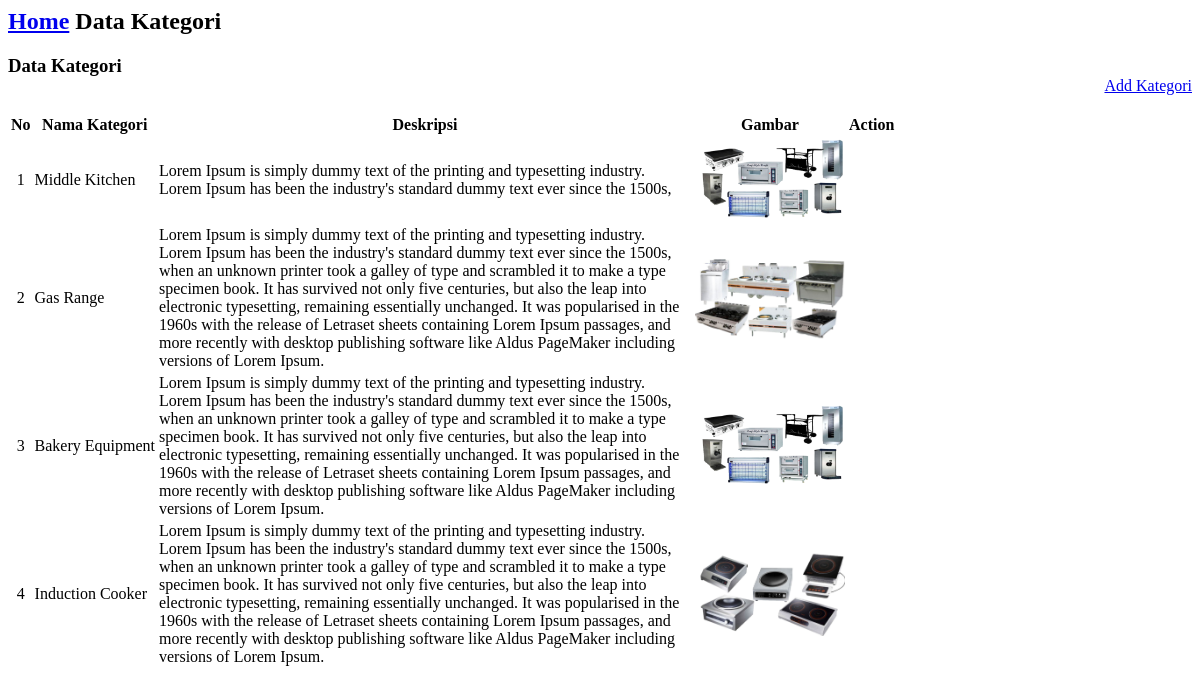
Page /adminpage/data-kategori.php on the committed database.
### tables this page shows
CREATE TABLE `tb_kategori` (
  `id_kategori` tinyint(11) NOT NULL,
  `nama_kategori` varchar(100) DEFAULT NULL,
  `desk_kategori` text,
  `gambar` varchar(100) DEFAULT NULL
);

### adminpage/data-kategori.php (the view, shortened to what this page needs)
<div id="page-wrapper" class="gray-bg dashbard-1">
      <div class="content-main">
	    <div class="banner">
			<h2>
			<a href="admin.php">Home</a>
			<span>Data Kategori</span>
			</h2>
	    </div>
			<link rel="stylesheet" href="css/graph.css">
<div class="content-top">
	<div class="col-md-12 ">
		<div class="grid-form">
			<div class="grid-form1">
			 	<h3 id="forms-example" class="" style="margin-bottom: 0px;">Data Kategori</h3>
				<a href="admin.php?page=add-kategori" class="btn btn-info" style="float: right;">Add Kategori</a><br class="clear" /><br class="clear" />
					 <table class="table table-bordered">
						<thead>
							<tr>
								<th>No</th>
								<th>Nama Kategori</th>
								<th style="width: 532px;">Deskripsi</th>
								<th>Gambar</th>
								<th>Action</th>
							</tr>
						</thead>
						<tbody>
							<?php
								$query = mysql_query("select * from tb_kategori");
								$i = 1;
								while($baris = mysql_fetch_array($query)){
									echo "<tr>
											<td align='center'>$i</td>
											<td>$baris[nama_kategori]</td>
											<td>$baris[desk_kategori]</td>
											<td><img src='$baris[gambar]' width=150></td>
											<td>
												<a href='admin.php?page=edit-kategori&id=$baris[id_kategori]'><i class='fa fa-pencil fa-lg'></i></a>
												<a href='proses-delete-kategori.php?id=$baris[id_kategori]' onclick='return delete(\"Apa anda yakin untuk menghapus".$baris["nama_kategori"]."?\")'><i class='fa fa-trash fa-lg'></i></a>
											</td>
											</tr>";
								$i++;
								}
									?>
						</tbody>
					</table>
			</div>
		</div>
	</div>
</div>

### rows in the picture
tb_kategori: nama_kategori "Middle Kitchen", desk_kategori "Lorem Ipsum is simply dummy text of the printing and typesetting industry. Lorem Ipsum has been the industry's standard dummy text ever since the 1500s,", gambar (picture)
tb_kategori: nama_kategori "Gas Range", desk_kategori "Lorem Ipsum is simply dummy text of the printing and typesetting industry. Lorem Ipsum has been the industry's standard dummy text ever since the 1500s, when an unknown printer took a galley of type and scrambled it to make a type specimen book. It has survived not only five centuries, but also the leap into electronic typesetting, remaining essentially unchanged. It was popularised in the 1960s with the release of Letraset sheets containing Lorem Ipsum passages, and more recently with desktop publishing software like Aldus PageMaker including versions of Lorem Ipsum.", gambar (picture)
tb_kategori: nama_kategori "Bakery Equipment", desk_kategori "Lorem Ipsum is simply dummy text of the printing and typesetting industry. Lorem Ipsum has been the industry's standard dummy text ever since the 1500s, when an unknown printer took a galley of type and scrambled it to make a type specimen book. It has survived not only five centuries, but also the leap into electronic typesetting, remaining essentially unchanged. It was popularised in the 1960s with the release of Letraset sheets containing Lorem Ipsum passages, and more recently with desktop publishing software like Aldus PageMaker including versions of Lorem Ipsum.", gambar (picture)
tb_kategori: nama_kategori "Induction Cooker", desk_kategori "Lorem Ipsum is simply dummy text of the printing and typesetting industry. Lorem Ipsum has been the industry's standard dummy text ever since the 1500s, when an unknown printer took a galley of type and scrambled it to make a type specimen book. It has survived not only five centuries, but also the leap into electronic typesetting, remaining essentially unchanged. It was popularised in the 1960s with the release of Letraset sheets containing Lorem Ipsum passages, and more recently with desktop publishing software like Aldus PageMaker including versions of Lorem Ipsum.", gambar (picture)
